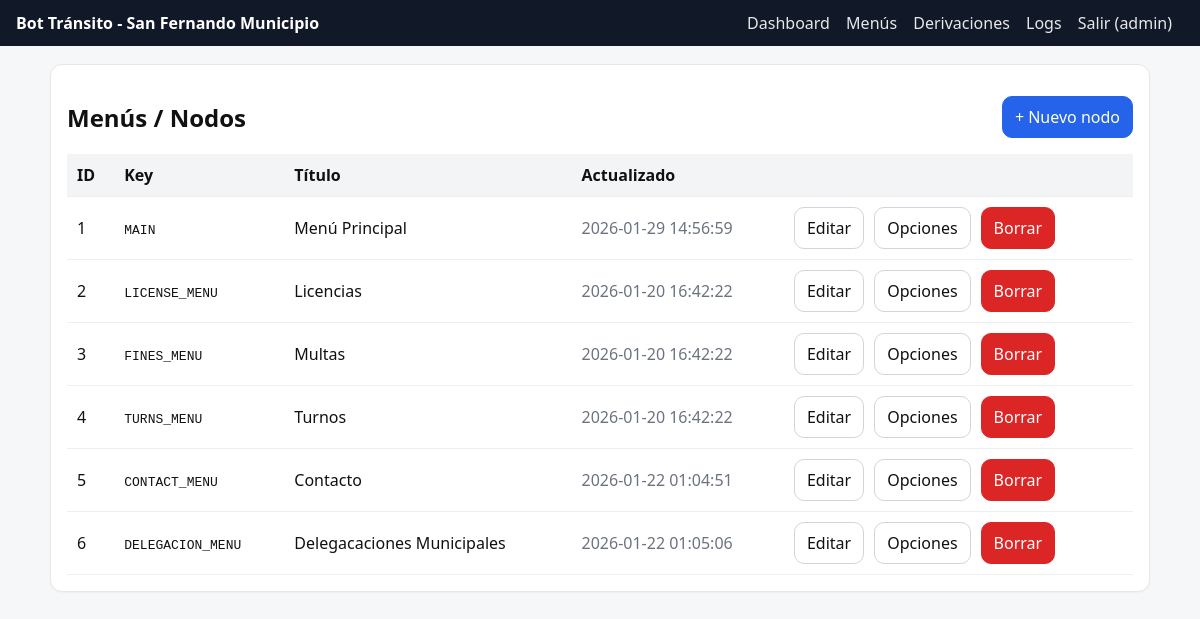
The app's page /admin/nodes.php (signed in) with its own data.
### tables this page shows
CREATE TABLE `bot_nodes` (
  `id` int(11) NOT NULL,
  `key_name` varchar(80) NOT NULL,
  `title` varchar(120) NOT NULL,
  `message` text NOT NULL,
  `media_url` varchar(255) DEFAULT NULL,
  `is_terminal` tinyint(1) NOT NULL DEFAULT 0,
  `updated_at` datetime DEFAULT current_timestamp() ON UPDATE current_timestamp()
);

### src/Auth.php (called while the page is built, shortened)
<?php
class Auth {
    public static function isLoggedIn(): bool {
        return isset($_SESSION['admin_id']);
    }
}

### public/admin/nodes.php (the view, shortened to what this page needs)
<?php
require_once __DIR__ . '/_layout.php';
$pdo = Db::pdo();
$rows = $pdo->query('SELECT id, key_name, title, updated_at FROM bot_nodes ORDER BY id ASC')->fetchAll();
?>
<div class="card">
  <div class="row" style="justify-content:space-between">
    <h2>Menús / Nodos</h2>
    <a class="btn primary" href="node_edit.php">+ Nuevo nodo</a>
  </div>
  <table>
    <thead>
      <tr>
        <th>ID</th><th>Key</th><th>Título</th><th>Actualizado</th><th></th>
      </tr>
    </thead>
    <tbody>
      <?php foreach ($rows as $r): ?>
        <tr>
          <td><?php echo (int)$r['id']; ?></td>
          <td><code><?php echo h($r['key_name']); ?></code></td>
          <td><?php echo h($r['title']); ?></td>
          <td class="muted"><?php echo h((string)$r['updated_at']); ?></td>
          <td>
            <div class="row">
              <a class="btn" href="node_edit.php?id=<?php echo (int)$r['id']; ?>">Editar</a>
              <a class="btn" href="options.php?node_id=<?php echo (int)$r['id']; ?>">Opciones</a>
              <a class="btn danger" href="nodes.php?delete=<?php echo (int)$r['id']; ?>" onclick="return confirm('¿Borrar nodo y sus opciones?')">Borrar</a>
            </div>
          </td>
        </tr>
      <?php endforeach; ?>
    </tbody>
  </table>
</div>
<?php include __DIR__ . '/_footer.php'; ?>

### public/admin/_layout.php (shortened to what this page needs)
<?php
require_once __DIR__ . '/../../src/Auth.php';
function h(string $s): string { return htmlspecialchars($s, ENT_QUOTES, 'UTF-8'); }
?><!doctype html>
<html lang="es">
<head>
</head>
<body>
  <div class="top">
    <div>
      <strong>Bot Tránsito - San Fernando Municipio</strong>
    </div>
    <div>
      <?php if (Auth::isLoggedIn()): ?>
        <a href="index.php">Dashboard</a>
        <a href="nodes.php">Menús</a>
        <a href="handoff.php">Derivaciones</a>
        <a href="logs.php">Logs</a>
        <a href="logout.php">Salir (<?php echo h($_SESSION['admin_username'] ?? ''); ?>)</a>
      <?php endif; ?>
    </div>
  </div>
  <div class="wrap">

### public/admin/_footer.php
  </div>
</body>
</html>

### public/admin/_layout.php (style rules this page uses)
body { font-family:system-ui, -apple-system, Segoe UI, Roboto, Arial; margin:0; background:#f6f7f9; color:#111; }
.top { background:#111827; color:#fff; padding:12px 16px; display:flex; align-items:center; justify-content:space-between; }
.top a { color:#fff; text-decoration:none; margin-right:12px; opacity:.9 }
.wrap { max-width:1100px; margin:18px auto; padding:0 12px; }
.card { background:#fff; border:1px solid #e5e7eb; border-radius:12px; padding:16px; box-shadow:0 1px 2px rgba(0,0,0,.04); }
table { width:100%; border-collapse:collapse; }
th,td { padding:10px; border-bottom:1px solid #eee; text-align:left; }
th { background:#f3f4f6; font-weight:600 }
.btn { display:inline-block; padding:9px 12px; border-radius:10px; border:1px solid #d1d5db; background:#fff; color:#111; text-decoration:none; cursor:pointer }
.btn.primary { background:#2563eb; border-color:#2563eb; color:#fff }
.btn.danger { background:#dc2626; border-color:#dc2626; color:#fff }
.row { display:flex; gap:10px; flex-wrap:wrap; align-items:center }
.muted { color:#6b7280 }

### records on screen
bot_nodes: id "1", key_name "MAIN", title "Menú Principal", updated_at "2026-01-29 14:56:59"
bot_nodes: id "2", key_name "LICENSE_MENU", title "Licencias", updated_at "2026-01-20 16:42:22"
bot_nodes: id "3", key_name "FINES_MENU", title "Multas", updated_at "2026-01-20 16:42:22"
bot_nodes: id "4", key_name "TURNS_MENU", title "Turnos", updated_at "2026-01-20 16:42:22"
bot_nodes: id "5", key_name "CONTACT_MENU", title "Contacto", updated_at "2026-01-22 01:04:51"
bot_nodes: id "6", key_name "DELEGACION_MENU", title "Delegacaciones Municipales", updated_at "2026-01-22 01:05:06"

### other values on screen
$_SESSION['admin_username'] "admin"
